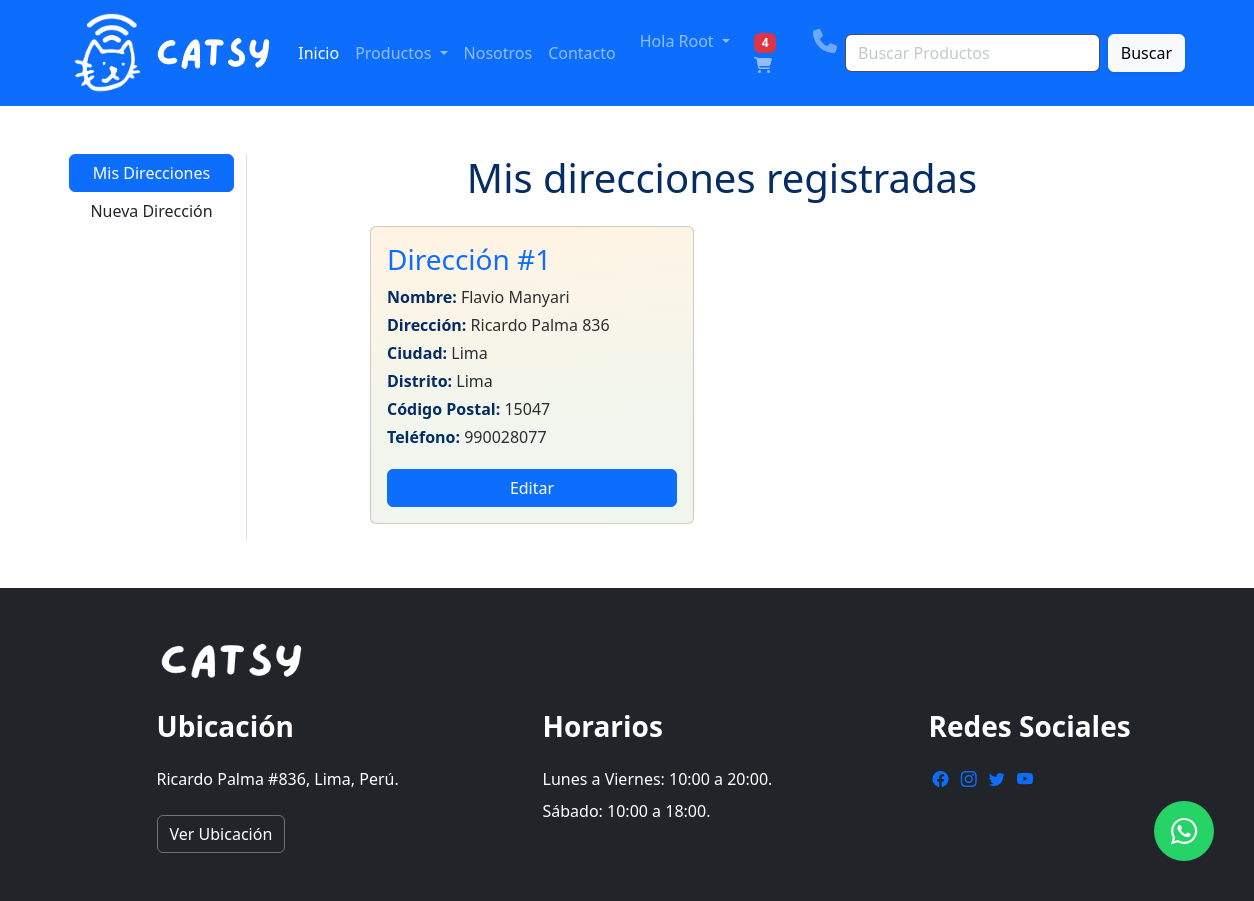
The page /address/ (signed in) on the database its author committed.
### app/models.py (models this page shows, shortened)
class Customer(models.Model):
    user = models.ForeignKey(User, on_delete=models.CASCADE)
    name = models.CharField(max_length=200)
    locality = models.CharField(max_length=50)
    city = models.CharField(max_length=50)
    mobile = models.IntegerField(default=0)
    zipcode = models.IntegerField()
    state = models.CharField(choices=DISTRITO_CHOICES,max_length=50)

### app/views.py (the view)
# urls.py: path('address/', views.address, name='address'),
def address(request):
    totalitem = 0
    if request.user.is_authenticated:
        totalitem = len(Cart.objects.filter(user=request.user))
    add = Customer.objects.filter(user=request.user)
    return render(request, "app/address.html", locals())

### app/templates/app/address.html (shortened to what this page needs)
{% extends 'app/base.html' %} {% load static %} {% block title %}Direcciones{%endblock title %} {% block content %}
<div class="container my-5">
    <div class="row">
        <div class="col-sm-2 border-end">
            <ul class="list-unstyled">
                <li class="d-grid">
                    <a href="{% url 'address' %}" class="btn btn-primary">Mis Direcciones</a>
                </li>
                <li class="d-grid">
                    <a href="{% url 'profile' %}" class="btn btn">Nueva Dirección</a>
                </li>
            </ul>
        </div>
        <div class="col-sm-8 offset-sm-1">
            <div><h1 class="text-primary-emphasis" style="text-align: center;">Mis direcciones registradas</h1></div>
            <div class="row">
                {% for ad in add %}
                <div class="col-sm-6">
                    <div class="card m-3 d-flex flex-row">
                        <div class="card-body">
                            <h3 class="text-primary">Dirección #{{forloop.counter}}</h3>
                            <p class="my-1">
                                <span class="text-primary-emphasis" style="font-size: 1rem; font-weight: bold;">Nombre:</span>
                                <span class="text-secondary-emphasis">{{ad.name}}</span>
                            </p>
                            <p class="my-1">
                                <span class="text-primary-emphasis" style="font-size: 1rem; font-weight: bold;">Dirección:</span>
                                <span class="text-secondary-emphasis">{{ad.locality}}</span>
                            </p>
                            <p class="my-1">
                                <span class="text-primary-emphasis" style="font-size: 1rem; font-weight: bold;">Ciudad:</span>
                                <span class="text-secondary-emphasis">{{ad.city}}</span>
                            </p>
                            <p class="my-1">
                                <span class="text-primary-emphasis" style="font-size: 1rem; font-weight: bold;">Distrito:</span>
                                <span class="text-secondary-emphasis">{{ad.state}}</span>
                            </p>
                            <p class="my-1">
                                <span class="text-primary-emphasis" style="font-size: 1rem; font-weight: bold;">Código
                                    Postal:</span>
                                <span class="text-secondary-emphasis">{{ad.zipcode}}</span>
                            </p>
                            <p class="my-1">
                                <span class="text-primary-emphasis" style="font-size: 1rem; font-weight: bold;">Teléfono:</span>
                                <span class="text-secondary-emphasis">{{ad.mobile}}</span>
                            </p>
                            <p class="text-end mb-0">
                                <a href="{% url 'updateAddress' pk=ad.id %}" type="button"
                                    class="btn btn-primary w-100" style="margin-top: 1rem;">Editar</a>
                            </p>
                        </div>
                    </div>
                </div>
                {% endfor %}
            </div>
        </div>
    </div>
</div>
<a href="https://wa.me/56976206891?text=Me%20gustaría%20saber%20el%20precio%20del%20producto" class="whatsapp"
    target="_blank">
    <i class="fab fa-whatsapp whatsapp-icon"></i></a>
{% endblock content %}

### app/templates/app/base.html (shortened to what this page needs)
<!DOCTYPE html>
{% load static %}
<html lang="en">
    <head>
        <link href="https://cdn.jsdelivr.net/npm/bootstrap@5.3.0-alpha3/dist/css/bootstrap.min.css" rel="stylesheet">
        <link rel="stylesheet" href="https://cdnjs.cloudflare.com/ajax/libs/font-awesome/5.15.3/css/all.min.css">
        <link rel="stylesheet" href="https://cdnjs.cloudflare.com/ajax/libs/fancybox/3.5.7/jquery.fancybox.min.css" />
        <link rel="stylesheet" href="{% static 'app/css/owl.carousel.min.css' %}">
        <link rel="stylesheet" href="{% static 'app/css/all.min.css' %}">
        <link rel="stylesheet" href="{% static 'app/css/style.css' %}">
        <link rel="stylesheet" href="https://cdn.jsdelivr.net/npm/bootstrap-icons@1.3.0/font/bootstrap-icons.css">
    </head>
<body>
    <nav class="navbar navbar-expand-lg bg-primary sticky-top" data-bs-theme="dark">
        <div class="container d-flex justify-content-between">
            <a class="navbar-brand" href="/">
                <img src="{% static 'app/images/catsy_logo_sm_white.png' %}" width="80" height="80" alt="catsy_logo">
                <img src="{% static 'app/images/catsy_name_white.png' %}" width="120" height="45"  alt="catsy_logo">
            </a>
            <div class="collapse navbar-collapse" id="navbarSupportedContent">
                <ul class="navbar-nav me-auto mb-2 mb-lg-0">
                    {% if request.user.is_authenticated %}
                    <li class="nav-item">
                        <a class="nav-link active" aria-current="page" href="/">Inicio</a>
                    </li>
                    <li class="nav-item dropdown">
                        <a class="nav-link dropdown-toggle" href="#" role="button" data-bs-toggle="dropdown" aria-expanded="false">
                            Productos
                        </a>
                    </li>
                    <li class="nav-item">
                        <a class="nav-link" href="{% url 'about' %}">Nosotros</a>
                    </li>
                    <li class="nav-item">
                        <a class="nav-link" href="{% url 'contact' %}">Contacto</a>
                    </li>
                </ul>
                <ul class="d-xxl-flex navbar-nav mb-0 mx-2">
                    <li class="nav-item dropdown">
                        <a class="nav-link dropdown-toggle text-capitalize" href="#" aria-expanded="false" id="profileDropdown" role="button" data-bs-toggle="dropdown" aria-expanded="false">Hola {{request.user}} </a>
                    </li>
                    <li class="nav-item mx-2">
                        <a class="nav-link" href="{% url 'showcart' %}"> {% if totalitem > 0 %}<span class="badge bg-danger"> {{ totalitem }} </span>{%endif%}  <i class="fas fa-shopping-cart"></i></a>
                    </li>
                    <li>
                        <a href="tel:+56976206891"><i class="fas fa-phone" style="width: 1.5rem; height: 1.5rem; margin-top: 0.5rem;"></i></a>
                    </li>
                    {% endif %}
                </ul>
                <form class="d-flex" role="search" action="/search">
                    <input class="form-control me-2 bg-white" type="search" placeholder="Buscar Productos" name="search" aria-label="Search">
                    <button class="btn btn-light shadow-sm" type="submit">Buscar</button>
                </form>
            </div>
        </div>
    </nav>
    {% block content %}{% endblock content %}
    <footer class="site-footer section-padding ">
        <div class="container-fluid bg-dark ">
            <div class="row p-5 ">
                <div class="col-12 offset-1">
                    <h2 class="text-white mb-4 me-6 " ><img src="{% static 'app/images/catsy_name_white.png' %}" width="150" height="50"  alt="catsy_logo"> </h2>
                </div>
                <div class="col-lg-3 col-md-7 col-xs-12 tooplate-mt30 text-white offset-1">
                    <h3 class="text-white mb-lg-4 mb-3"><strong>Ubicación</strong></h3>
                    <p>Ricardo Palma #836, Lima, Perú.</p>
                    <a href=https://goo.gl/maps/989t2Grs5NpPUbCk8 target="_blank" class="custom-btn btn btn-dark mt-2 border border-secondary">Ver Ubicación</a>
                </div>
                <div class="col-lg-3 col-md-5 col-xs-12 tooplate-mt30 text-white offset-1 ">
                    <h3 class="text-white mb-lg-4 mb-3"><strong>Horarios</strong></h3>
                    <p class="mb-2">Lunes a Viernes: 10:00 a 20:00.</p>
                    <p class="mb-2">Sábado: 10:00 a 18:00.</p>
                </div>
                <div class="col-lg-3 col-md-6 col-xs-12 tooplate-mt30 offset-1">
                    <h3 class="text-white mb-lg-4 mb-3"><strong>Redes Sociales</strong></h3>
                    <a href="https://www.facebook.com" target="_blank" class="mx-1 bi-facebook"></a>
                    <a href="https://www.instagram.com"target="_blank" class="mx-1 bi-instagram" ></a>
                    <a href="https://www.twitter.com/"target="_blank" class="mx-1 bi-twitter"></a>
                    <a href="https://www.youtube.com"target="_blank" class="mx-1 bi-youtube"></a>
                </div>
            </div>
        </div>
    </footer>
</body>
</html>

### app/templates/app/address.html (style rules this page uses)
.whatsapp { position: fixed; width: 60px; height: 60px; bottom: 40px; right: 40px; background-color: #25d366; color: #FFF; border-radius: 50px; text-align: center; font-size: 30px; line-height: 59px; z-index: 100; }
.card { background-image: linear-gradient( 174.2deg, rgba(255,244,228,1) 7.1%, rgba(240,246,238,1) 67.4% ); }

### rows shown on the page
Customer: name "Flavio Manyari", locality "Ricardo Palma 836", city "Lima", state "Lima", zipcode "15047", mobile "990028077"

### other values the page prints
{{ request.user }} "Root"
{{ totalitem }} "4"
